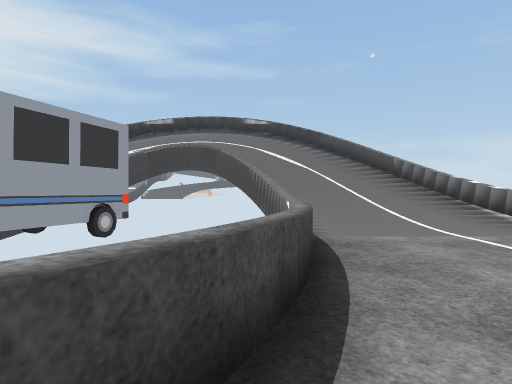
View 1 (above)

19 first-person views from a walk through a 3-D level made in the Unity game engine. The camera is 1.3 m above the floor, looks level and sees 75° across. The floor is counted in squares, 2 m on a side. Each view is taken from the middle of a square. On the plan, view 1 faces up. The plan holds only what a view shows up to about 10 squares ahead; the rest is blank. The place goes on beyond the plan. Some surface patterns are stand-ins.

View 2
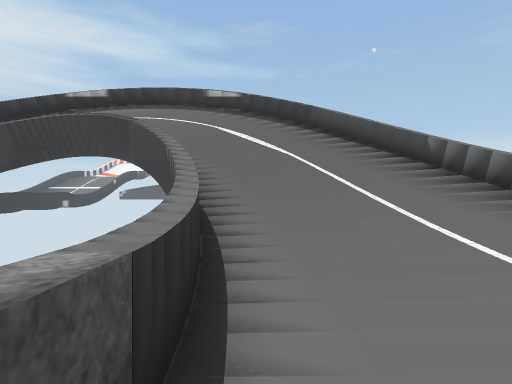

View 3
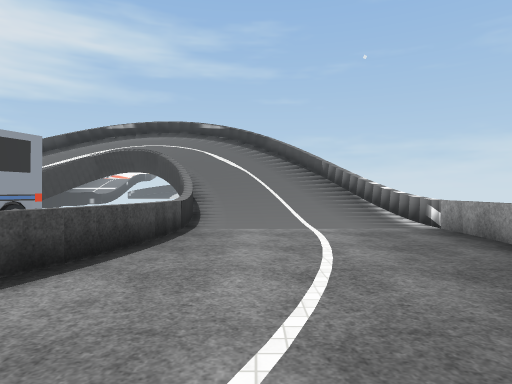

View 4
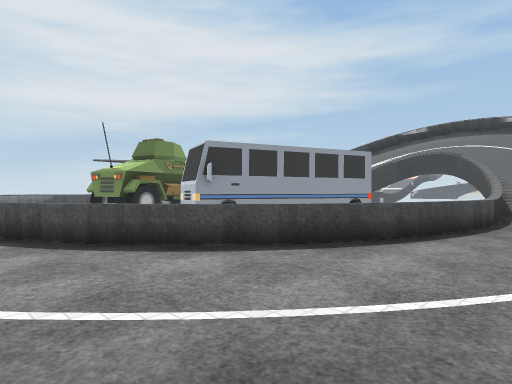

View 5
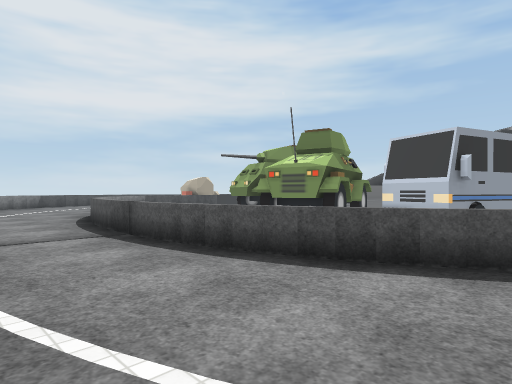

View 6
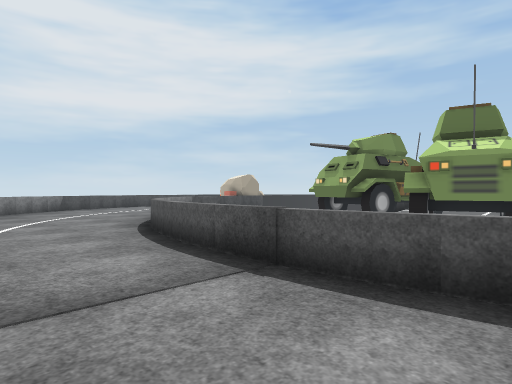

View 7
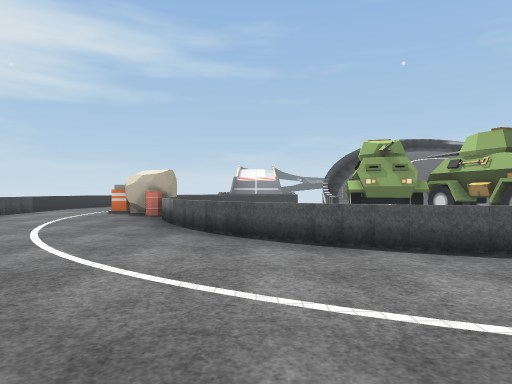

View 8
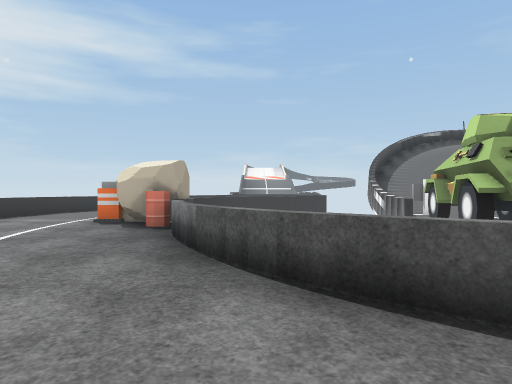

View 9
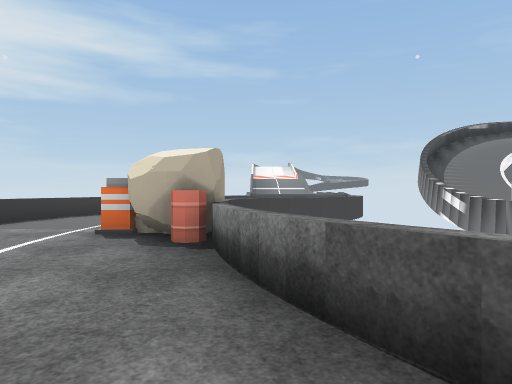

View 10
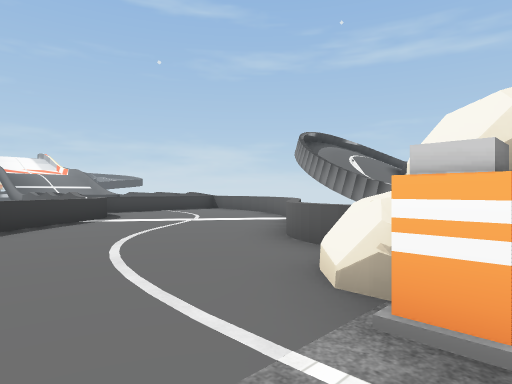

View 11
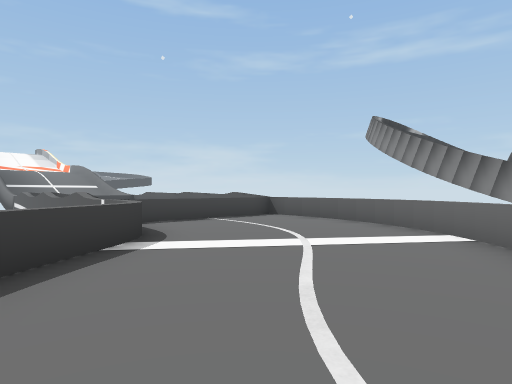

View 12
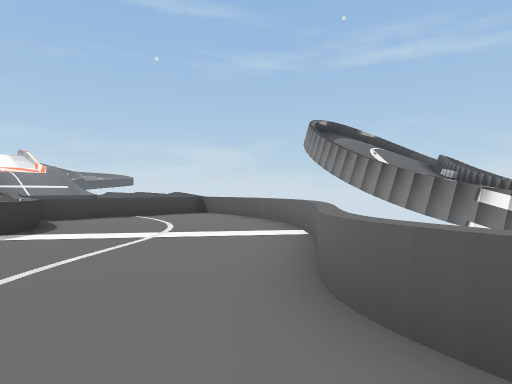

View 13
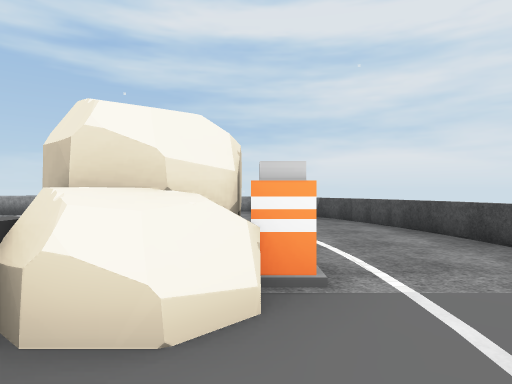

View 14
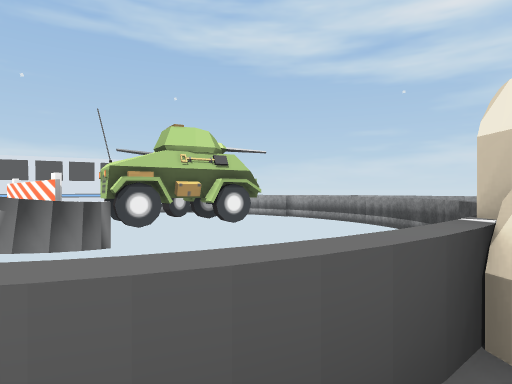

View 15
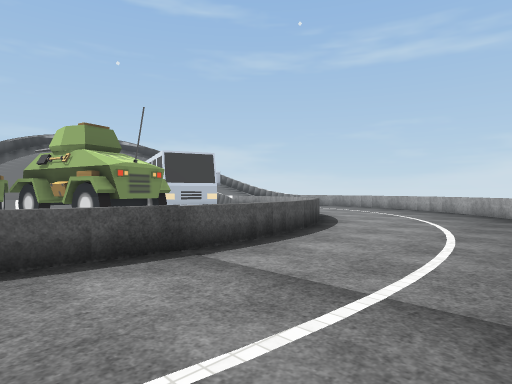

View 16
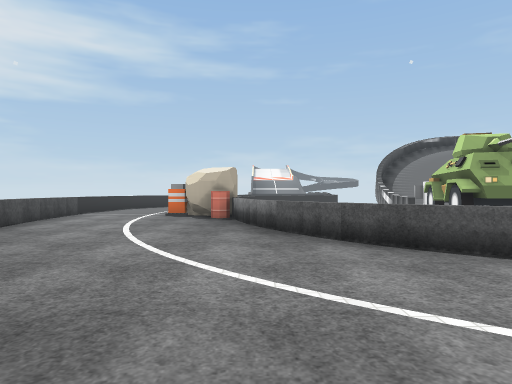

View 17
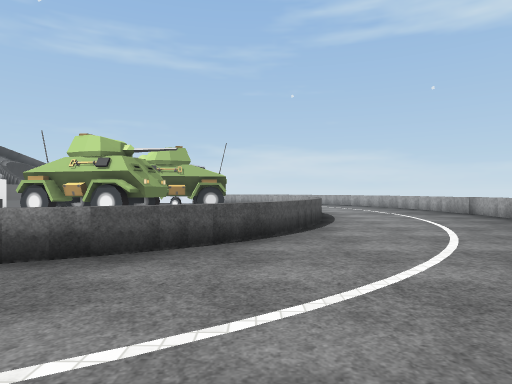

View 18
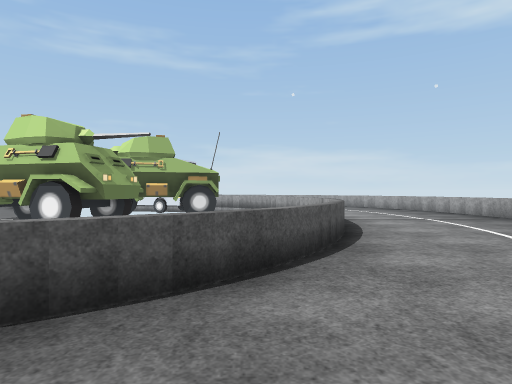

View 19
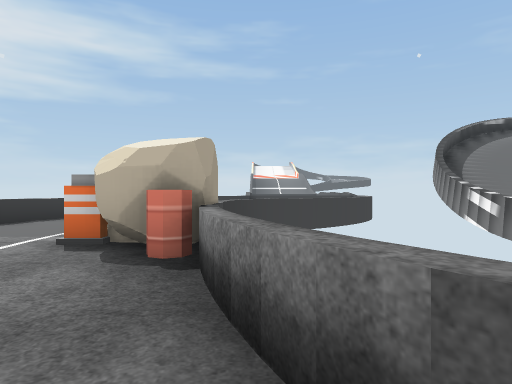

### Floor plan
Key: @ floor where view 1 was taken; # wall or solid block; x gap in a wall; . main floor; : floor 0.25 m higher than the main floor; / step, stairs or slope; = window, fence, low wall or low ledge; ^ raised ledge; O other object.
Columns run from 20 left of view 1 to 6 right of it. Each row starts with its distance up from view 1.
 17       #
 16       #
 15      #=====#
 14      =.....#  ###///###
 13     #=.....#  #/ /////##
 12    #=.....=###    /////##
 11    =......= ^      /////=#
 10    ......=#=//   /#//////=
  9  = .....=##=//  /###/////=
  8  =.....=###=//  ## ##////=#
  7 #=....=#  #///      =/////#
  6 #.....=   #.:///    =/////#
  5 #...OO#   ###  xOOO #.....#
  4 #....O#         OOO =.....#
  3 #....O=      ## OO  =.....#
  2 #=....=#     ##O O #=....
  1  =....=#     #OOOO #=....
  0  =.....=#    ###  #=@...
 -1  #=.....=##     ##=....
 -2   =......===###===.....
 -3   #=...................=
 -4      .................=#
 -5       ...............=#
 -6         ........
 -7            .....
 -8            #==##

Positions as (right, up) in squares from view 1, and headings:
1: (0, 0), facing up
2: (1, 4), facing up
3: (2, -1), facing up
4: (2, -3), facing up-left
5: (-2, -5), facing up-left
6: (-5, -5), facing up-left
7: (-12, -6), facing up
8: (-13, -3), facing up
9: (-14, -1), facing up
10: (-18, 4), facing up-right
11: (-17, 8), facing up-right
12: (-16, 6), facing up-right
13: (-16, 7), facing down
14: (-15, 7), facing down-right
15: (-9, -6), facing up-right
16: (-14, -5), facing up
17: (-17, -1), facing right
18: (-15, -1), facing right
19: (-14, 0), facing up
